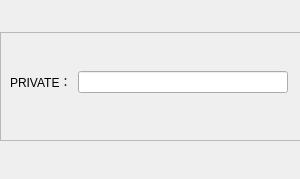
<?xml version="1.0" encoding="UTF-8"?>
<ui version="4.0">
 <class>MainWindow</class>
 <widget class="QMainWindow" name="MainWindow">
  <property name="geometry">
   <rect>
    <x>0</x>
    <y>0</y>
    <width>300</width>
    <height>179</height>
   </rect>
  </property>
  <property name="windowTitle">
   <string>MainWindow</string>
  </property>
  <widget class="QWidget" name="centralwidget">
   <widget class="QFrame" name="frame">
    <property name="geometry">
     <rect>
      <x>0</x>
      <y>32</y>
      <width>301</width>
      <height>109</height>
     </rect>
    </property>
    <property name="frameShape">
     <enum>QFrame::StyledPanel</enum>
    </property>
    <property name="frameShadow">
     <enum>QFrame::Raised</enum>
    </property>
    <widget class="QWidget" name="layoutWidget">
     <property name="geometry">
      <rect>
       <x>10</x>
       <y>10</y>
       <width>278</width>
       <height>81</height>
      </rect>
     </property>
     <layout class="QVBoxLayout" name="verticalLayout">
      <item>
       <layout class="QHBoxLayout" name="horizontalLayout_2">
        <item>
         <widget class="QLabel" name="label_2">
          <property name="text">
           <string>PRIVATE：</string>
          </property>
         </widget>
        </item>
        <item>
         <widget class="QLineEdit" name="lineEdit_2"/>
        </item>
       </layout>
      </item>
     </layout>
    </widget>
   </widget>
  </widget>
 </widget>
 <resources/>
 <connections/>
</ui>
